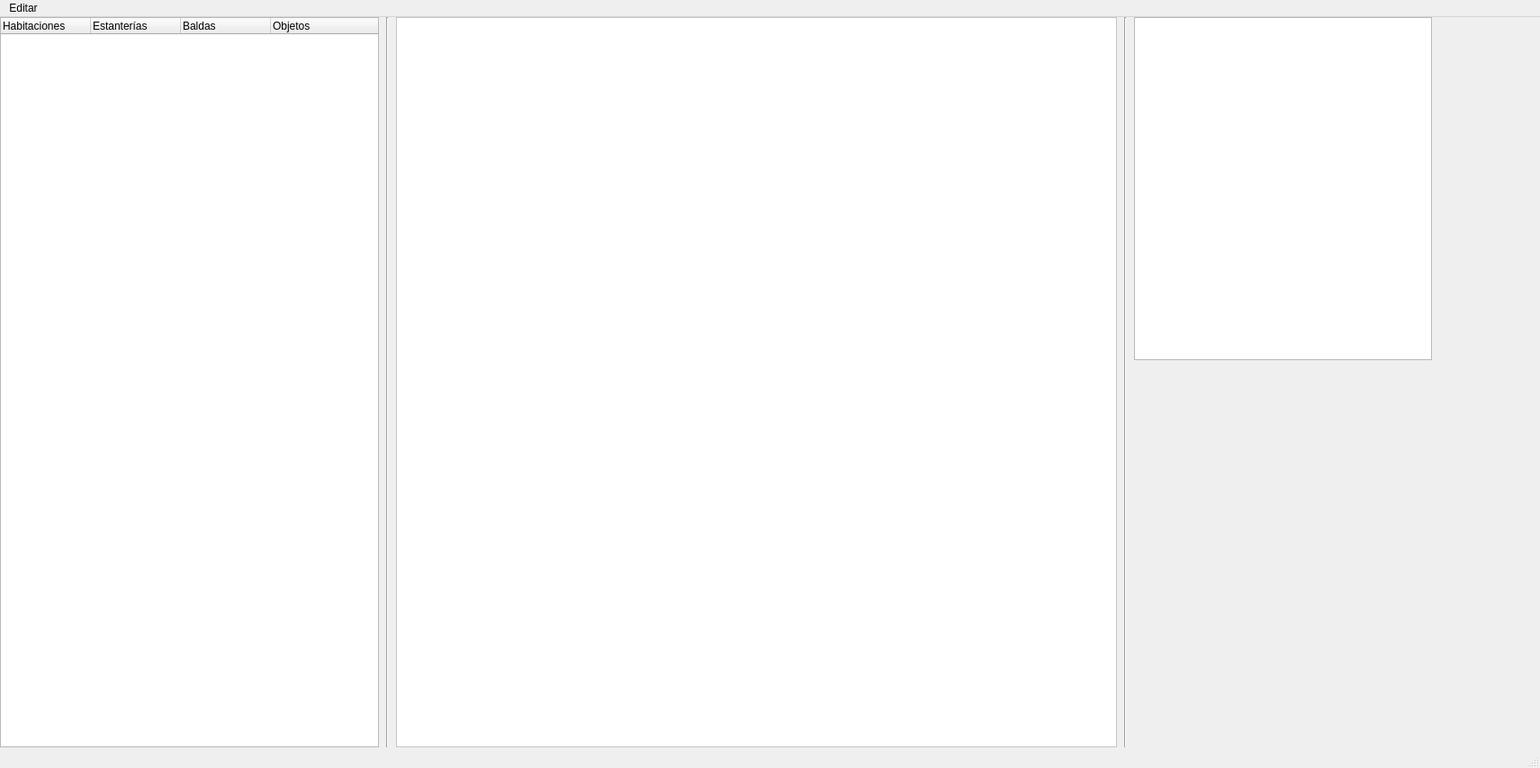
<?xml version="1.0" encoding="UTF-8"?>
<ui version="4.0">
 <class>MainWindow</class>
 <widget class="QMainWindow" name="MainWindow">
  <property name="geometry">
   <rect>
    <x>0</x>
    <y>0</y>
    <width>1711</width>
    <height>853</height>
   </rect>
  </property>
  <property name="windowTitle">
   <string>MainWindow</string>
  </property>
  <widget class="QWidget" name="centralwidget">
   <widget class="QTreeWidget" name="itemsWidget">
    <property name="geometry">
     <rect>
      <x>0</x>
      <y>0</y>
      <width>421</width>
      <height>811</height>
     </rect>
    </property>
    <column>
     <property name="text">
      <string>Habitaciones</string>
     </property>
    </column>
    <column>
     <property name="text">
      <string>Estanterías</string>
     </property>
    </column>
    <column>
     <property name="text">
      <string>Baldas</string>
     </property>
    </column>
    <column>
     <property name="text">
      <string>Objetos</string>
     </property>
    </column>
   </widget>
   <widget class="QFrame" name="frame">
    <property name="geometry">
     <rect>
      <x>440</x>
      <y>0</y>
      <width>801</width>
      <height>811</height>
     </rect>
    </property>
    <property name="styleSheet">
     <string notr="true">background-color: rgb(255, 255, 255);</string>
    </property>
    <property name="frameShape">
     <enum>QFrame::StyledPanel</enum>
    </property>
    <property name="frameShadow">
     <enum>QFrame::Raised</enum>
    </property>
    <widget class="QWidget" name="gridLayoutWidget">
     <property name="geometry">
      <rect>
       <x>0</x>
       <y>0</y>
       <width>801</width>
       <height>811</height>
      </rect>
     </property>
     <layout class="QGridLayout" name="gridLayout">
      <property name="sizeConstraint">
       <enum>QLayout::SetMaximumSize</enum>
      </property>
     </layout>
    </widget>
   </widget>
   <widget class="Line" name="line">
    <property name="geometry">
     <rect>
      <x>420</x>
      <y>0</y>
      <width>21</width>
      <height>811</height>
     </rect>
    </property>
    <property name="orientation">
     <enum>Qt::Vertical</enum>
    </property>
   </widget>
   <widget class="QListView" name="propertyList">
    <property name="geometry">
     <rect>
      <x>1260</x>
      <y>0</y>
      <width>331</width>
      <height>381</height>
     </rect>
    </property>
   </widget>
   <widget class="Line" name="line_2">
    <property name="geometry">
     <rect>
      <x>1240</x>
      <y>0</y>
      <width>21</width>
      <height>811</height>
     </rect>
    </property>
    <property name="orientation">
     <enum>Qt::Vertical</enum>
    </property>
   </widget>
  </widget>
  <widget class="QMenuBar" name="menubar">
   <property name="geometry">
    <rect>
     <x>0</x>
     <y>0</y>
     <width>1711</width>
     <height>21</height>
    </rect>
   </property>
   <widget class="QMenu" name="menuEditar">
    <property name="title">
     <string>Editar</string>
    </property>
    <widget class="QMenu" name="menuRoom">
     <property name="title">
      <string>Habitación</string>
     </property>
     <addaction name="actionNewRoom"/>
     <addaction name="actionEditRoom"/>
     <addaction name="separator"/>
     <addaction name="actionDeleteRoom"/>
    </widget>
    <widget class="QMenu" name="menuEstanter_a">
     <property name="title">
      <string>Estantería</string>
     </property>
     <addaction name="actionCrear_estanter_a"/>
     <addaction name="actionEditar_estanter_a"/>
     <addaction name="separator"/>
     <addaction name="actionEliminar_estanter_a"/>
    </widget>
    <widget class="QMenu" name="menuBalda">
     <property name="title">
      <string>Balda</string>
     </property>
     <addaction name="actionA_adir_balda"/>
     <addaction name="separator"/>
     <addaction name="actionEliminar_balda"/>
    </widget>
    <addaction name="menuRoom"/>
    <addaction name="menuEstanter_a"/>
    <addaction name="menuBalda"/>
   </widget>
   <addaction name="menuEditar"/>
  </widget>
  <widget class="QStatusBar" name="statusbar"/>
  <action name="actionEliminar_habitaci_n">
   <property name="text">
    <string>Eliminar habitación</string>
   </property>
  </action>
  <action name="actionEliminar_habitaci_n_2">
   <property name="text">
    <string>Eliminar habitación</string>
   </property>
  </action>
  <action name="actionNewRoom">
   <property name="text">
    <string>Crear nueva habitación</string>
   </property>
  </action>
  <action name="actionDeleteRoom">
   <property name="text">
    <string>Eliminar habitación</string>
   </property>
  </action>
  <action name="actionEditRoom">
   <property name="text">
    <string>Editar habitación</string>
   </property>
  </action>
  <action name="actionCrear_estanter_a">
   <property name="text">
    <string>Añadir estantería</string>
   </property>
  </action>
  <action name="actionEditar_estanter_a">
   <property name="text">
    <string>Editar estantería</string>
   </property>
  </action>
  <action name="actionEliminar_estanter_a">
   <property name="text">
    <string>Eliminar estantería</string>
   </property>
  </action>
  <action name="actionA_adir_balda">
   <property name="text">
    <string>Añadir balda</string>
   </property>
  </action>
  <action name="actionEliminar_balda">
   <property name="text">
    <string>Eliminar balda</string>
   </property>
  </action>
 </widget>
 <resources/>
 <connections/>
</ui>
